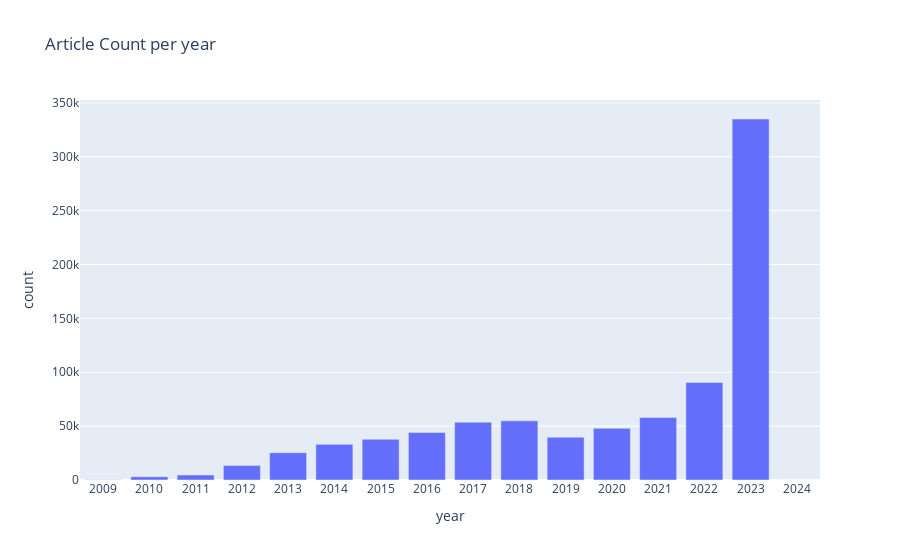

The cell this chart's notebook holds for it:
### Code cell
fig = px.bar(df_count, x="year", y="count", title='Article Count per year')
fig.update_layout(
    xaxis=dict(
        tickmode='array',
        tickvals=df_count["year"])
    )
fig.show()

### Figure 1 — Plotly figure (JSON) as saved in the notebook; plotly's stock layout.template omitted (floating-point values rounded to 4 significant figures)
{"data": [{"alignmentgroup": "True", "hovertemplate": "year=%{x}<br>count=%{y}<extra></extra>", "legendgroup": "", "marker": {"color": "#636efa", "pattern": {"shape": ""}}, "name": "", "offsetgroup": "", "orientation": "v", "showlegend": false, "textposition": "auto", "type": "bar", "x": [2009, 2010, 2011, 2012, 2013, 2014, 2015, 2016, 2017, 2018, 2019, 2020, 2021, 2022, 2023, 2024], "xaxis": "x", "y": [150, 3065, 4673, 13565, 25335, 33075, 37779, 44023, 53621, 54938, 39706, 47955, 58020, 90429, 335038, 58], "yaxis": "y"}], "layout": {"autosize": true, "barmode": "relative", "legend": {"tracegroupgap": 0}, "title": {"text": "Article Count per year"}, "xaxis": {"anchor": "y", "autorange": true, "domain": [0, 1], "range": [2008.0, 2024.0], "tickmode": "array", "tickvals": [2009, 2010, 2011, 2012, 2013, 2014, 2015, 2016, 2017, 2018, 2019, 2020, 2021, 2022, 2023, 2024], "title": {"text": "year"}, "type": "linear"}, "yaxis": {"anchor": "x", "autorange": true, "domain": [0, 1], "range": [0, 352700.0], "title": {"text": "count"}, "type": "linear"}}}
